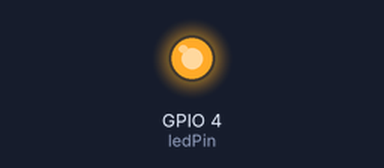
The sketch below on a simulated ESP32. Parts: output pins drawn as LEDs (lit = HIGH).

Above: at 0.2 s.
At 3.0 s:
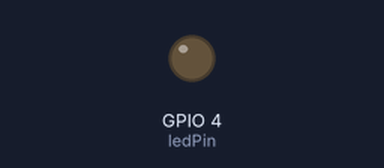
Timing chart, 0 to 7.2 s (numbered marks = the images above):
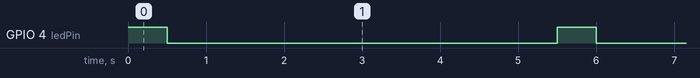

The sketch:

flash.ino
```cpp
// (licence header left out)
// ledPin refers to ESP32-CAM GPIO 4 (flashlight)
const int ledPin = 4;

void setup() {
  // initialize digital pin ledPin as an output
  pinMode(ledPin, OUTPUT);
}

void loop() {
  digitalWrite(ledPin, HIGH);
  delay(500);
  digitalWrite(ledPin, LOW);
  delay(5000);
}
```

Measured:
- by itself, GPIO 4 (ledPin): alternates HIGH for 0.50 s and LOW for 5.0 s
